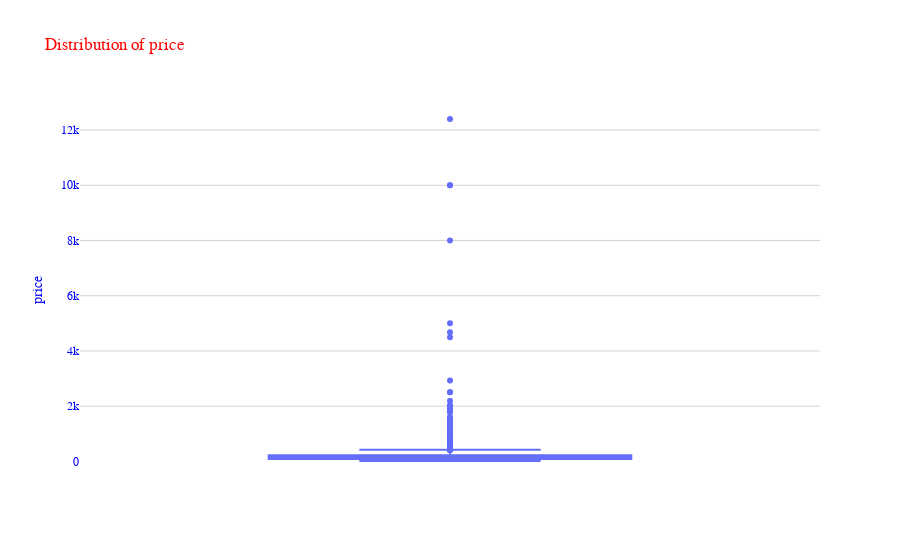

Here is the notebook cell this chart was saved with:
### Markdown cell above
### Distribution of price

### Code cell
import plotly.express as px
fig = px.box(dfAll, y="price",title="Distribution of price")
fig.update_layout(
    font_family="Courier New",
    font_color="blue",
    title_font_family="Times New Roman",
    title_font_color="red",
    plot_bgcolor='white'
)
fig.update_yaxes(title_font_family="Arial",gridcolor='lightgrey')
fig.show()

### Figure 1 — Plotly figure (JSON) as saved in the notebook; plotly's stock layout.template omitted (floating-point values rounded to 4 significant figures; data arrays with more than 128 entries replaced by an {"elided": "..."} marker saying what was removed)
{"data": [{"alignmentgroup": "True", "hovertemplate": "price=%{y}<extra></extra>", "legendgroup": "", "marker": {"color": "#636efa"}, "name": "", "notched": false, "offsetgroup": "", "orientation": "v", "showlegend": false, "type": "box", "x0": " ", "xaxis": "x", "y": {"elided": "14353 int values"}, "y0": " ", "yaxis": "y"}], "layout": {"autosize": true, "boxmode": "group", "font": {"color": "blue", "family": "Courier New"}, "legend": {"tracegroupgap": 0}, "plot_bgcolor": "white", "title": {"font": {"color": "red", "family": "Times New Roman"}, "text": "Distribution of price"}, "xaxis": {"anchor": "y", "autorange": true, "domain": [0, 1], "range": [-0.5, 0.5], "type": "category"}, "yaxis": {"anchor": "x", "autorange": true, "domain": [0, 1], "gridcolor": "lightgrey", "range": [-674.1, 13090.0], "title": {"font": {"family": "Arial"}, "text": "price"}, "type": "linear"}}}
